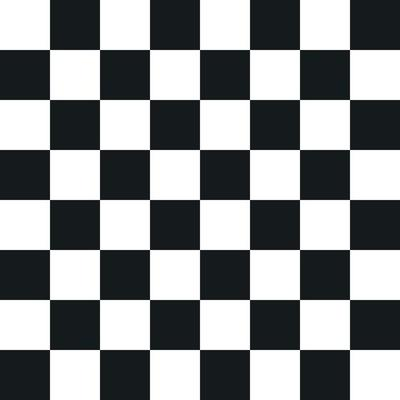
#> input picture input.jpg, 400 x 400 px
$ python angular.py
#> lines starting #> are read from the running program, lines starting #| are printed output that depends on the picture
import cv2
import numpy as np
import matplotlib.pyplot as plt

def angular_image(image, center, a, T):

    image = image.astype(np.float32) / 255.0

    height, width = image.shape[:2]

    y, x = np.mgrid[0:height, 0:width]

    x -= center[0]
    y -= center[1]

    distance = np.sqrt(x**2 + y**2)

    beta = np.arctan2(y,x) + a * np.sin((2*np.pi*distance)/T)
    x_new = distance * np.cos(beta)
    y_new = distance * np.sin(beta)

    x_new += center[0]
    y_new += center[1]

    # mask = distance > rmax

    # x_new[mask] = x[mask] + center[0]
    # y_new[mask] = y[mask] + center[1]

    ang_image = cv2.remap(image, x_new.astype(np.float32), y_new.astype(np.float32),
                              interpolation=cv2.INTER_LINEAR)

    return (ang_image * 255).astype(np.uint8)

image = cv2.imread("input.jpg")
#> image is the input picture: shape (400, 400, 3); mean B, G, R 141.5, 140.3, 137.8

center = (image.shape[1] // 2, image.shape[0] // 2)
#> center = (200, 200)
a = 0.05
T = 50

anged_image = angular_image(image, center, a, T)
#> in angular_image, `beta = np.arctan2(y,x) + a * np.sin((2*np.pi*distance)/T)`:
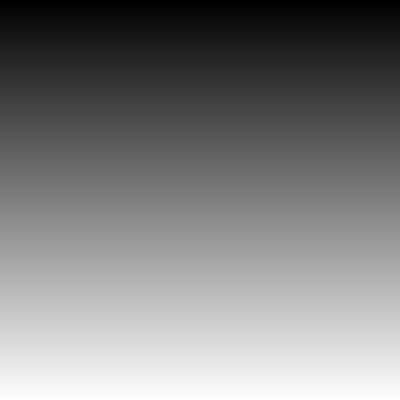
#> y: shape (400, 400) int64; min -200, max 199, mean -0.5; drawn with min black and max white
#> in angular_image, `x_new = distance * np.cos(beta)`:
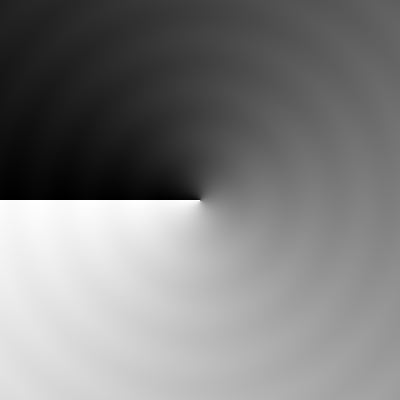
#> beta: shape (400, 400) float64; min -3.19, max 3.19, mean -0.000555; drawn with min black and max white
#> in angular_image, `ang_image = cv2.remap(image, x_new.astype(np.float32), y_new.astype(np..`:
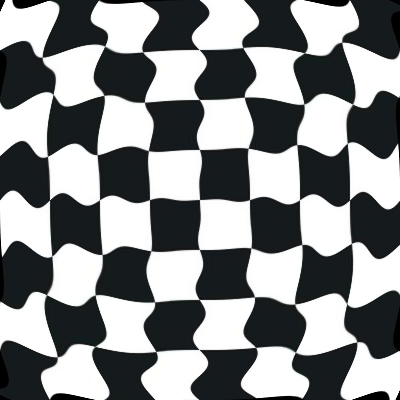
#> ang_image: shape (400, 400, 3) float32; mean of channels 0, 1, 2 0.547, 0.542, 0.533; drawn as B, G, R

fig, (ax1, ax2) = plt.subplots(1, 2)
ax1.imshow(image)
ax1.set_title("Original Image")
ax1.axis("off")
ax2.imshow(anged_image)
ax2.set_title("Angular Image")
ax2.axis("off")
plt.show()
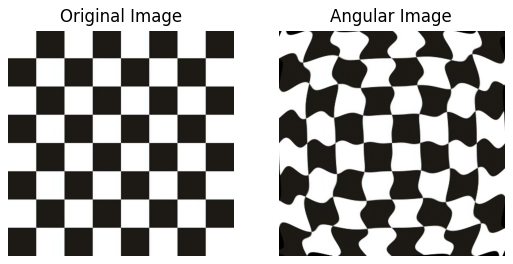
#> figure drawn by matplotlib, 2 panels; B, G, R data is drawn as R, G, B
